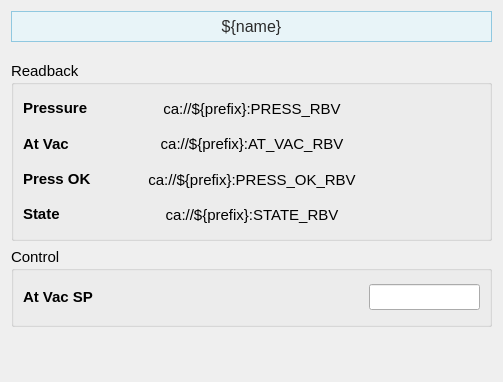
<?xml version="1.0" encoding="UTF-8"?>
<ui version="4.0">
 <class>Form</class>
 <widget class="QWidget" name="Form">
  <property name="geometry">
   <rect>
    <x>0</x>
    <y>0</y>
    <width>503</width>
    <height>382</height>
   </rect>
  </property>
  <property name="sizePolicy">
   <sizepolicy hsizetype="Preferred" vsizetype="Preferred">
    <horstretch>0</horstretch>
    <verstretch>0</verstretch>
   </sizepolicy>
  </property>
  <property name="windowTitle">
   <string>Form</string>
  </property>
  <layout class="QVBoxLayout" name="verticalLayout_7">
   <item>
    <widget class="PyDMLabel" name="PyDMLabel_11">
     <property name="maximumSize">
      <size>
       <width>16777215</width>
       <height>40</height>
      </size>
     </property>
     <property name="font">
      <font>
       <pointsize>12</pointsize>
      </font>
     </property>
     <property name="toolTip">
      <string/>
     </property>
     <property name="styleSheet">
      <string notr="true">    background-color: #e8f4f8;

    border: 1px solid #90c8e0;

    padding: 5px;

    color: rgb(43, 43, 43);</string>
     </property>
     <property name="text">
      <string>${name}</string>
     </property>
     <property name="alignment">
      <set>Qt::AlignCenter</set>
     </property>
    </widget>
   </item>
   <item>
    <spacer name="verticalSpacer_2">
     <property name="orientation">
      <enum>Qt::Vertical</enum>
     </property>
     <property name="sizeType">
      <enum>QSizePolicy::Fixed</enum>
     </property>
     <property name="sizeHint" stdset="0">
      <size>
       <width>20</width>
       <height>13</height>
      </size>
     </property>
    </spacer>
   </item>
   <item>
    <widget class="QGroupBox" name="groupBox">
     <property name="sizePolicy">
      <sizepolicy hsizetype="Preferred" vsizetype="Fixed">
       <horstretch>0</horstretch>
       <verstretch>0</verstretch>
      </sizepolicy>
     </property>
     <property name="minimumSize">
      <size>
       <width>0</width>
       <height>180</height>
      </size>
     </property>
     <property name="font">
      <font>
       <pointsize>11</pointsize>
      </font>
     </property>
     <property name="title">
      <string>Readback</string>
     </property>
     <layout class="QVBoxLayout" name="verticalLayout_14">
      <item>
       <layout class="QHBoxLayout" name="horizontalLayout_4" stretch="1,1,1">
        <item>
         <layout class="QVBoxLayout" name="verticalLayout">
          <item>
           <widget class="QLabel" name="interlock_ok_label">
            <property name="font">
             <font>
              <pointsize>11</pointsize>
             </font>
            </property>
            <property name="styleSheet">
             <string/>
            </property>
            <property name="text">
             <string>&lt;html&gt;&lt;head/&gt;&lt;body&gt;&lt;p&gt;&lt;span style=&quot; font-weight:600;&quot;&gt;Pressure&lt;/span&gt;&lt;/p&gt;&lt;/body&gt;&lt;/html&gt;</string>
            </property>
           </widget>
          </item>
          <item>
           <widget class="QLabel" name="interlock_ok_label_2">
            <property name="font">
             <font>
              <pointsize>11</pointsize>
             </font>
            </property>
            <property name="styleSheet">
             <string/>
            </property>
            <property name="text">
             <string>&lt;html&gt;&lt;head/&gt;&lt;body&gt;&lt;p&gt;&lt;span style=&quot; font-weight:600;&quot;&gt;At Vac&lt;/span&gt;&lt;/p&gt;&lt;/body&gt;&lt;/html&gt;</string>
            </property>
           </widget>
          </item>
          <item>
           <widget class="QLabel" name="interlock_ok_label_4">
            <property name="font">
             <font>
              <pointsize>11</pointsize>
             </font>
            </property>
            <property name="styleSheet">
             <string/>
            </property>
            <property name="text">
             <string>&lt;html&gt;&lt;head/&gt;&lt;body&gt;&lt;p&gt;&lt;span style=&quot; font-weight:600;&quot;&gt;Press OK&lt;/span&gt;&lt;/p&gt;&lt;/body&gt;&lt;/html&gt;</string>
            </property>
           </widget>
          </item>
          <item>
           <widget class="QLabel" name="interlock_ok_label_5">
            <property name="font">
             <font>
              <pointsize>11</pointsize>
             </font>
            </property>
            <property name="styleSheet">
             <string/>
            </property>
            <property name="text">
             <string>&lt;html&gt;&lt;head/&gt;&lt;body&gt;&lt;p&gt;&lt;span style=&quot; font-weight:600;&quot;&gt;State&lt;/span&gt;&lt;/p&gt;&lt;/body&gt;&lt;/html&gt;</string>
            </property>
           </widget>
          </item>
         </layout>
        </item>
        <item>
         <layout class="QVBoxLayout" name="verticalLayout_4">
          <item>
           <widget class="PyDMLabel" name="PyDMLabel">
            <property name="toolTip">
             <string/>
            </property>
            <property name="text">
             <string>ca://${prefix}:PRESS_RBV</string>
            </property>
            <property name="alignment">
             <set>Qt::AlignCenter</set>
            </property>
            <property name="showUnits">
             <bool>true</bool>
            </property>
            <property name="channel">
             <string>ca://${prefix}:PRESS_RBV</string>
            </property>
            <property name="displayFormat">
             <enum>PyDMLabel::Exponential</enum>
            </property>
           </widget>
          </item>
          <item>
           <widget class="PyDMLabel" name="PyDMLabel_4">
            <property name="toolTip">
             <string/>
            </property>
            <property name="text">
             <string>ca://${prefix}:AT_VAC_RBV</string>
            </property>
            <property name="alignment">
             <set>Qt::AlignCenter</set>
            </property>
            <property name="channel">
             <string>ca://${prefix}:AT_VAC_RBV</string>
            </property>
           </widget>
          </item>
          <item>
           <widget class="PyDMLabel" name="PyDMLabel_5">
            <property name="toolTip">
             <string/>
            </property>
            <property name="text">
             <string>ca://${prefix}:PRESS_OK_RBV</string>
            </property>
            <property name="alignment">
             <set>Qt::AlignCenter</set>
            </property>
            <property name="channel">
             <string>ca://${prefix}:PRESS_OK_RBV</string>
            </property>
           </widget>
          </item>
          <item>
           <widget class="PyDMLabel" name="PyDMLabel_2">
            <property name="toolTip">
             <string/>
            </property>
            <property name="text">
             <string>ca://${prefix}:STATE_RBV</string>
            </property>
            <property name="alignment">
             <set>Qt::AlignCenter</set>
            </property>
            <property name="channel">
             <string>ca://${prefix}:STATE_RBV</string>
            </property>
           </widget>
          </item>
         </layout>
        </item>
        <item>
         <layout class="QVBoxLayout" name="verticalLayout_3">
          <item>
           <widget class="QLabel" name="label_3">
            <property name="text">
             <string/>
            </property>
           </widget>
          </item>
          <item>
           <widget class="QLabel" name="label_6">
            <property name="text">
             <string/>
            </property>
           </widget>
          </item>
          <item>
           <widget class="QLabel" name="label_12">
            <property name="text">
             <string/>
            </property>
           </widget>
          </item>
          <item>
           <widget class="QLabel" name="label_9">
            <property name="text">
             <string/>
            </property>
           </widget>
          </item>
         </layout>
        </item>
       </layout>
      </item>
     </layout>
    </widget>
   </item>
   <item>
    <widget class="QGroupBox" name="groupBox_2">
     <property name="sizePolicy">
      <sizepolicy hsizetype="Preferred" vsizetype="Fixed">
       <horstretch>0</horstretch>
       <verstretch>0</verstretch>
      </sizepolicy>
     </property>
     <property name="minimumSize">
      <size>
       <width>0</width>
       <height>80</height>
      </size>
     </property>
     <property name="font">
      <font>
       <pointsize>11</pointsize>
      </font>
     </property>
     <property name="title">
      <string>Control</string>
     </property>
     <layout class="QVBoxLayout" name="verticalLayout_15">
      <item>
       <layout class="QHBoxLayout" name="horizontalLayout_5" stretch="1,2,1">
        <item>
         <layout class="QVBoxLayout" name="verticalLayout_2">
          <item>
           <widget class="QLabel" name="interlock_ok_label_3">
            <property name="font">
             <font>
              <pointsize>11</pointsize>
             </font>
            </property>
            <property name="styleSheet">
             <string/>
            </property>
            <property name="text">
             <string>&lt;html&gt;&lt;head/&gt;&lt;body&gt;&lt;p&gt;&lt;span style=&quot; font-weight:600;&quot;&gt;At Vac SP&lt;/span&gt;&lt;/p&gt;&lt;/body&gt;&lt;/html&gt;</string>
            </property>
           </widget>
          </item>
         </layout>
        </item>
        <item>
         <layout class="QVBoxLayout" name="verticalLayout_5">
          <item>
           <widget class="PyDMLabel" name="PyDMLabel_3">
            <property name="toolTip">
             <string/>
            </property>
            <property name="text">
             <string/>
            </property>
            <property name="alignment">
             <set>Qt::AlignCenter</set>
            </property>
            <property name="showUnits">
             <bool>true</bool>
            </property>
            <property name="channel">
             <string>ca://${prefix}:VAC_SP_RBV</string>
            </property>
            <property name="displayFormat">
             <enum>PyDMLabel::Exponential</enum>
            </property>
           </widget>
          </item>
         </layout>
        </item>
        <item>
         <layout class="QVBoxLayout" name="verticalLayout_6">
          <item>
           <widget class="PyDMLineEdit" name="PyDMLineEdit">
            <property name="toolTip">
             <string/>
            </property>
            <property name="showUnits">
             <bool>true</bool>
            </property>
            <property name="channel">
             <string>ca://${prefix}:VAC_SP</string>
            </property>
            <property name="displayFormat">
             <enum>PyDMLineEdit::Exponential</enum>
            </property>
           </widget>
          </item>
         </layout>
        </item>
       </layout>
      </item>
     </layout>
    </widget>
   </item>
   <item>
    <spacer name="verticalSpacer">
     <property name="orientation">
      <enum>Qt::Vertical</enum>
     </property>
     <property name="sizeHint" stdset="0">
      <size>
       <width>20</width>
       <height>89</height>
      </size>
     </property>
    </spacer>
   </item>
  </layout>
 </widget>
 <customwidgets>
  <customwidget>
   <class>PyDMLineEdit</class>
   <extends>QLineEdit</extends>
   <header>pydm.widgets.line_edit</header>
  </customwidget>
  <customwidget>
   <class>PyDMLabel</class>
   <extends>QLabel</extends>
   <header>pydm.widgets.label</header>
  </customwidget>
 </customwidgets>
 <resources/>
 <connections/>
</ui>
